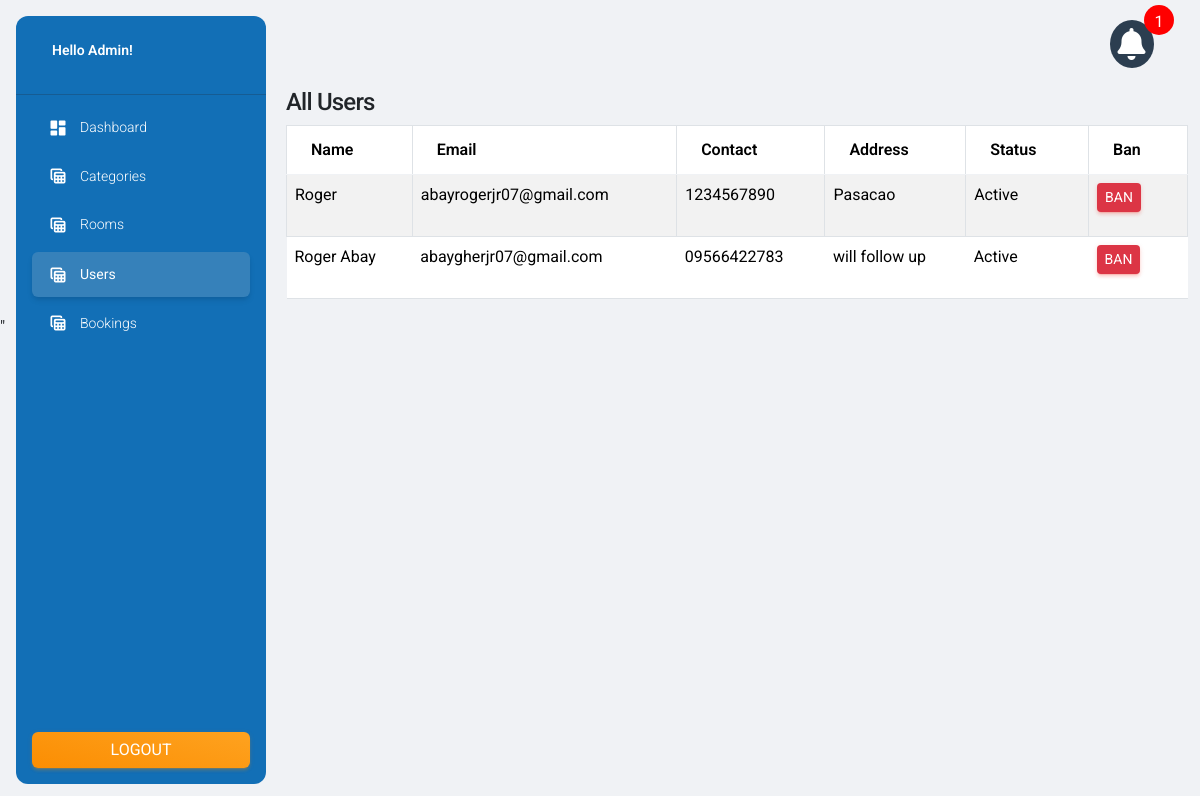
Page /Admin/users.php (signed in) on the committed database.
### tables this page shows
CREATE TABLE `users` (
  `id` int(11) NOT NULL,
  `name` varchar(191) NOT NULL,
  `email` varchar(191) NOT NULL,
  `contact` varchar(20) NOT NULL,
  `address` varchar(191) NOT NULL,
  `status` tinyint(4) NOT NULL DEFAULT current_timestamp(),
  `password` varchar(191) NOT NULL,
  `role_as` tinyint(4) NOT NULL DEFAULT 0,
  `confirmPass` varchar(191) NOT NULL,
  `verify_token` varchar(191) NOT NULL,
  `verify_status` tinyint(2) NOT NULL DEFAULT 0,
  `created_at` timestamp NOT NULL DEFAULT current_timestamp()
);

### functions/myfunctions.php (called while the page is built, shortened)
<?php
include('../config/dbcon.php');
function getAll($table)
{
    global $con;
    $query = "SELECT * FROM $table";
    return $query_run = mysqli_query($con, $query);
}
?>

### Admin/users.php (the view, shortened to what this page needs)
<?php
include('includes/header.php');
?>
<div class="container">
    <div class="row">
        <div class="col-md-12">
            <div class="card-header">
                <h4>All Users</h4>
            </div>
            <div class="card-body" id="rooms_table">
                <table class="table table-bordered table-striped">
                    <thead>
                        <tr>
                            <th>Name</th>
                            <th>Email</th>
                            <th>Contact</th>
                            <th>Address</th>
                            <th>Status</th>
                            <th>Ban</th>
                        </tr>
                    </thead>
                    <tbody>
                        <?php
                        $users = getAll("users");
                        if (mysqli_num_rows($users) > 0) {
                            foreach ($users as $item) {
                                if ($item['role_as'] != 1) {
                                    ?>
                                    <tr>
                                        <td><?= $item['name']; ?></td>
                                        <td><?= $item['email']; ?></td>
                                        <td><?= $item['contact']; ?></td>
                                        <td><?= $item['address']; ?></td>
                                        <td><?= $item['status'] == '0' ? "Active" : "Banned" ?></td>
                                        <td>
                                            <?php if ($item['status'] == '0') { ?>
                                                <button type="button" class="btn btn-sm btn-danger ban_users_btn" value="<?= $item['id']; ?>">Ban</button>
                                            <?php } elseif ($item['status'] != '0') { ?>
                                                <button type="button" class="btn btn-sm btn-success unban_users_btn" value="<?= $item['id']; ?>">Unban</button>
                                            <?php } ?>
                                        </td>
                                    </tr>
                                    <?php
                                }
                            }
                        } else {
                            echo "No records found";
                        }
                        ?>
                    </tbody>
                </table>
            </div>
        </div>
    </div>
</div>
<?php include('includes/footer.php'); ?>

### Admin/includes/header.php (shortened to what this page needs)
<!DOCTYPE html>
<html lang="en">
<head>
  <link id="pagestyle" href="assets/css/material-dashboard.min.css" rel="stylesheet" />
  <link rel="stylesheet" href="//cdn.jsdelivr.net/npm/alertifyjs@1.13.1/build/css/alertify.min.css"/>
  <link rel="stylesheet" href="//cdn.jsdelivr.net/npm/alertifyjs@1.13.1/build/css/themes/bootstrap.min.css"/>
</head>
<body class="g-sidenav-show  bg-gray-200">
    <?php include('sidebar.php'); ?>
    <main class="main-content position-relative max-height-vh-100 h-100 border-radius-lg ">
        <?php include('navbar.php'); ?>

### Admin/includes/sidebar.php (shortened to what this page needs)
<?php
  $page = substr($_SERVER['SCRIPT_NAME'], strrpos($_SERVER['SCRIPT_NAME'],"/")+1);
?>
<aside class="sidenav navbar navbar-vertical navbar-expand-xs border-0 border-radius-xl my-3 fixed-start ms-3" id="sidenav-main">
    <div class="sidenav-header">
      <a class="navbar-brand m-0" target="_blank">
        <span class="ms-1 font-weight-bold text-white">Hello Admin!</span>
      </a>
    </div>
    <hr class="horizontal light mt-0 mb-2">
    <div class="collapse navbar-collapse  w-auto  max-height-vh-100" id="sidenav-collapse-main">
      <ul class="navbar-nav">
        <li class="nav-item">
          <a class="nav-link text-white  <?= $page == "index.php"?'active bg-gradient-warning':''; ?>" href="index.php">
            <div class="text-white text-center me-2 d-flex align-items-center justify-content-center">
              <i class="material-icons opacity-10">dashboard</i>
            </div>
            <span class="nav-link-text ms-1">Dashboard</span>
          </a>
        </li>
        <li class="nav-item">
          <a class="nav-link text-white <?= $page == "category.php"?'active bg-gradient-warning':''; ?>" href="category.php">
            <div class="text-white text-center me-2 d-flex align-items-center justify-content-center">
              <i class="material-icons opacity-10">table_view</i>
            </div>
            <span class="nav-link-text ms-1">Categories</span>
          </a>
        </li>
        <li class="nav-item">
          <a class="nav-link text-white <?= $page == "rooms.php"?'active bg-gradient-warning':''; ?>" href="rooms.php">
            <div class="text-white text-center me-2 d-flex align-items-center justify-content-center">
              <i class="material-icons opacity-10">table_view</i>
            </div>
            <span class="nav-link-text ms-1">Rooms</span>
          </a>
        </li>
        <li class="nav-item">
          <a class="nav-link text-white <?= $page == "users.php"?'active bg-gradient-warning':''; ?>" href="users.php">
            <div class="text-white text-center me-2 d-flex align-items-center justify-content-center">
              <i class="material-icons opacity-10">table_view</i>
            </div>
            <span class="nav-link-text ms-1">Users</span>
          </a>
        </li>
        <li class="nav-item">
          <a class="nav-link text-white <?= $page == "bookings.php"?'active bg-gradient-warning':''; ?>" href="bookings.php">
            <div class="text-white text-center me-2 d-flex align-items-center justify-content-center">
              <i class="material-icons opacity-10">table_view</i>
            </div>
            <span class="nav-link-text ms-1">Bookings</span>
          </a>
        </li>
      </ul>
    </div>
    <div class="sidenav-footer position-absolute w-100 bottom-0 ">
      <div class="mx-3">
        <a class="btn bg-gradient-warning mt-4 w-100"
        href="../logout.php" type="button">
        Logout
        </a>
      </div>
    </div>
  </aside>

### Admin/includes/navbar.php (shortened to what this page needs)
<?php
  $find_notifications = "SELECT * FROM notifications WHERE seen = 1";
  $result = mysqli_query($con,$find_notifications);
  $count_active = '';
  while($rows = mysqli_fetch_assoc($result)){
          $count_active = mysqli_num_rows($result);
  }
?>
    <nav class="navbar navbar-main navbar-expand-lg px-0 mx-4 shadow-none border-radius-xl" id="navbarBlur" navbar-scroll="true">
      <div class="container-fluid py-1 px-3">
        <div class="collapse navbar-collapse mt-sm-0 mt-2 me-md-0 me-sm-4" id="navbar">
          <ul class="nav navbar-nav navbar-right">
          <li>
            <i class="fa fa-bell" id="over" data-value="<?php echo $count_active;?>" style="font-size: 32px; color: white; margin: 0.5rem 0.4rem !important;"></i>
            <?php if (!empty($count_active)) { ?>
              <div class="round" id="bell-count" data-value="<?php echo $count_active; ?>"><span><?php echo $count_active; ?></span></div>
            <?php } ?>
          </li>
          </div>
      </div>
    </nav>
  </body>
</html>

### Admin/includes/footer.php (shortened to what this page needs)
    <script src="https://unpkg.com/sweetalert/dist/sweetalert.min.js"></script>"
</body>
</html>

### Admin/includes/sidebar.php (style rules this page uses)
#sidenav-main { background-color: #126fb6; }

### Admin/includes/navbar.php (style rules this page uses)
body { margin:0 !important; padding:0 !important; box-sizing: border-box; font-family: 'Roboto', sans-serif; }
#over { font-size: 32px; color: white; margin: 0.5rem 0.4rem !important; padding: 8px; background-color: #2c3e50; border-radius: 50%; cursor: pointer; }
.round { width:30px; height:30px; border-radius:50%; position:relative; background:red; display:inline-block; padding:0.3rem 0.2rem !important; margin:0.3rem 0.2rem !important; top:1px; z-index: 99 !important; left: 0; }
#bell-count { position: absolute; top: 0; left:96%; }
.round > span { color:white; display:block; text-align:center; font-size:1rem !important; padding:0 !important; cursor: pointer; }

### rows in the picture
users: name "Roger", email "abayrogerjr07@gmail.com", contact "1234567890", address "Pasacao", status "Active", $item['id'] 2 (drawn)
users: name "Roger Abay", email "abaygherjr07@gmail.com", contact "09566422783", address "will follow up", status "Active", $item['id'] 54 (drawn)

### other values in the picture
$count_active "1"
